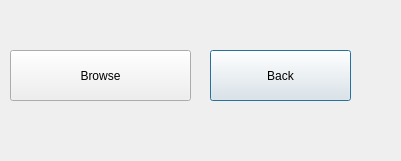
<?xml version="1.0" encoding="UTF-8"?>
<ui version="4.0">
 <class>SendTaskWindow</class>
 <widget class="QDialog" name="SendTaskWindow">
  <property name="geometry">
   <rect>
    <x>0</x>
    <y>0</y>
    <width>401</width>
    <height>161</height>
   </rect>
  </property>
  <property name="windowTitle">
   <string>Dialog</string>
  </property>
  <widget class="QPushButton" name="backButton">
   <property name="geometry">
    <rect>
     <x>210</x>
     <y>50</y>
     <width>141</width>
     <height>51</height>
    </rect>
   </property>
   <property name="text">
    <string>Back</string>
   </property>
  </widget>
  <widget class="QPushButton" name="browseButton">
   <property name="geometry">
    <rect>
     <x>10</x>
     <y>50</y>
     <width>181</width>
     <height>51</height>
    </rect>
   </property>
   <property name="text">
    <string>Browse</string>
   </property>
  </widget>
 </widget>
 <resources/>
 <connections>
  <connection>
   <sender>backButton</sender>
   <signal>clicked()</signal>
   <receiver>SendTaskWindow</receiver>
   <slot>close()</slot>
   <hints>
    <hint type="sourcelabel">
     <x>288</x>
     <y>251</y>
    </hint>
    <hint type="destinationlabel">
     <x>323</x>
     <y>202</y>
    </hint>
   </hints>
  </connection>
 </connections>
</ui>
